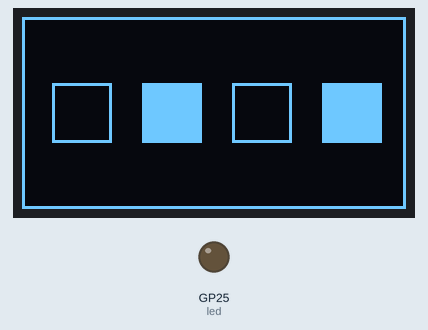
This program was run on a simulated Raspberry Pi Pico running MicroPython. Shown: 128×64 one-colour display, output pins drawn as LEDs (lit = HIGH). Dashed ring = blinking. The clock reads 2024-03-15 10:24:30 at power-on unless the program sets it; pins used as bus, display or sensor lines are not drawn; what the program prints to the serial console is not drawn.

Above: at 4.2 s.
At 13.3 s:
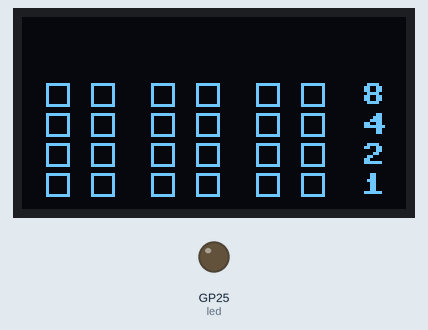
At 14.98 s:
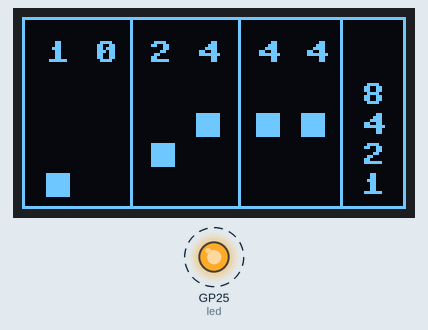
At 19.9 s:
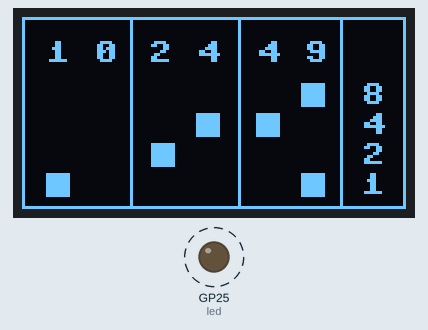
Timing chart, 0 to 22.0 s (numbered marks = the images above):
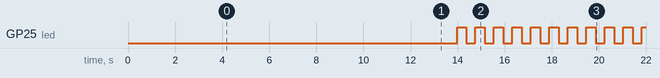

Measured:
- by itself, GP25 (led): alternates HIGH for 0.39 s and LOW for 0.39 s
- what the display in image 0 shows lasts 1.1 s, from 4.2 s to 5.3 s
- what the display in image 1 shows lasts 0.5 s, from 13.2 s to 13.7 s
- what the display in image 2 shows lasts 0.5 s, from 14.7 s to 15.2 s

The program:

BinaryClock_OLED.py
```python
from machine import Pin, SPI
from machine import RTC
import framebuf
import time

DC = 8
RST = 12
MOSI = 11
SCK = 10
CS = 9

def binary_clock_main():
    """ Main Program"""
    ' Parameter'
    led = Pin(25, Pin.OUT)

    ' Demo OLED'
    OLED = OLED_1inch3()
    OLED.fill(0x0000)
    OLED.show()
    OLED.rect(0, 0, 128, 64, OLED.white)
    time.sleep(0.5)
    OLED.show()
    OLED.rect(10, 22, 20, 20, OLED.white)
    time.sleep(0.5)
    OLED.show()
    OLED.fill_rect(40, 22, 20, 20, OLED.white)
    time.sleep(0.5)
    OLED.show()
    OLED.rect(70, 22, 20, 20, OLED.white)
    time.sleep(0.5)
    OLED.show()
    OLED.fill_rect(100, 22, 20, 20, OLED.white)
    time.sleep(0.5)
    OLED.show()
    time.sleep(1)

    ' Clear display '
    OLED.fill(0x0000)

    ' 1. Row - 6x Left to Right 10x10px tile        '
    '   Space 10 between 2 cols,                    '
    '   Space 15 between Group of 2 cols            '
    # OLED.rect(0, 54, 10, 10, OLED.white)
    # OLED.show()
    # OLED.rect(15, 54, 10, 10, OLED.white)
    # OLED.show()
    # OLED.rect(35, 54, 10, 10, OLED.white)
    # OLED.show()
    # OLED.rect(50, 54, 10, 10, OLED.white)
    # OLED.show()
    # OLED.rect(70, 54, 10, 10, OLED.white)
    # OLED.show()
    # OLED.rect(85, 54, 10, 10, OLED.white)
    # OLED.text("1", 100, 54, OLED.white)

    ' 1. to 4. Row - 6x Left to Right 10x10px tile  '
    '   Space 10 between 2 cols,                    '
    '   Space 15 between Group of 2 cols            '
    # y_pos = 54
    # b2d = 1
    # for i in range(4):
    #     OLED.rect(0, y_pos, 10, 10, OLED.white)
    #     OLED.show()
    #     OLED.rect(15, y_pos, 10, 10, OLED.white)
    #     OLED.show()
    #     OLED.rect(35, y_pos, 10, 10, OLED.white)
    #     OLED.show()
    #     OLED.rect(50, y_pos, 10, 10, OLED.white)
    #     OLED.show()
    #     OLED.rect(70, y_pos, 10, 10, OLED.white)
    #     OLED.show()
    #     OLED.rect(85, y_pos, 10, 10, OLED.white)
    #     OLED.show()
    #     OLED.text(str(b2d), 100, y_pos, OLED.white)
    #     OLED.show()
    #     y_pos = y_pos - 10 - 5
    #     b2d = b2d * 2

    ' 1. to 4. Row - 6x Left to Right 10x10px tile  '
    '   Space 10 between 2 cols,                    '
    '   Space 15 between Group of 2 cols            '
    y_pos = 52
    b2d = 1
    for y_row in range(4):
        x_pos = 8
        for x_col in range(6):
            OLED.rect(x_pos, y_pos, 8, 8, OLED.white)
            OLED.show()
            if x_col % 2:
                x_pos = x_pos + 20
            else:
                x_pos = x_pos + 15
        OLED.text(str(b2d), x_pos, y_pos, OLED.white)
        OLED.show()
        y_pos = y_pos - 8 - 2
        b2d = b2d * 2

    ' Rectangle/Border line whole display'
    OLED.rect(0, 0, 128, 64, OLED.white)
    OLED.line(36, 0, 36, 64, OLED.white)
    OLED.line(72, 0, 72, 64, OLED.white)
    OLED.line(106, 0, 106, 64, OLED.white)
    OLED.show()

    ' Decimal Time placeholder'
    OLED.text("H H", 8, 8, OLED.white)
    OLED.text("M M", 42, 8, OLED.white)
    OLED.text("S S", 78, 8, OLED.white)
    OLED.show()

    ' Init RTC'
    rtc = RTC()

    ' Loop Refreshing Display'
    while True:
        ' Toggle LED Light'
        led.toggle()

        ' Get current Date and Time'
        Y, M, D, W, H, M, S, SS = rtc.datetime()
        # print(H, M, S)

        ' Hours decimal'
        H_f = "{:02d}".format(H)
        OLED.fill_rect(8, 8, 24, 8, OLED.balck)
        OLED.text(H_f[:1] + " " + H_f[-1:], 8, 8, OLED.white)
        ' Minutes decimal'
        M_f = "{:02d}".format(M)
        OLED.fill_rect(42, 8, 24, 8, OLED.balck)
        OLED.text(M_f[:1] + " " + M_f[-1:], 42, 8, OLED.white)
        ' Seconds decimal'
        S_f = "{:02d}".format(S)
        OLED.fill_rect(78, 8, 24, 8, OLED.balck)
        OLED.text(S_f[:1] + " " + S_f[-1:], 78, 8, OLED.white)

        ' Hours binary'
        bcd_at(OLED, H, 1)
        ' Minutes binary'
        bcd_at(OLED, M, 3)
        ' Seconds binary'
        bcd_at(OLED, S, 5)

        ' Refresh Display OLED'
        OLED.show()

        ' Nothing to do > Sleeping...'
        time.sleep(0.1)


def binary_at(disp, d, x):
    """ Display on OLED using tiles """
    ' Format Description'
    ' :0 means filling up with zeros'
    ' > means right alignment'
    ' 4b means convert to 4 digit binary'
    b_f = "{:0>4b}".format(d)
    # print(x, b_f)

    ' Divide string into 4 bit-string'
    b_f8 = b_f[0:1]     # Left char - Bit 8
    b_f4 = b_f[1:2]     # One char Pos. 2 - Bit 4
    b_f2 = b_f[2:3]     # One char Pos. 3 - Bit 2
    b_f1 = b_f[-1:]     # Right char - Bit 1

    ' Re-Write Tiles '
    if x == 1:
        x_pos = 8
    elif x == 2:
        x_pos = 23
    elif x == 3:
        x_pos = 43
    elif x == 4:
        x_pos = 58
    elif x == 5:
        x_pos = 78
    elif x == 6:
        x_pos = 93

    if b_f1 == "0":
        disp.fill_rect(x_pos, 52, 8, 8, disp.balck)
    else:
        disp.fill_rect(x_pos, 52, 8, 8, disp.white)
    if b_f2 == "0":
        disp.fill_rect(x_pos, 42, 8, 8, disp.balck)
    else:
        disp.fill_rect(x_pos, 42, 8, 8, disp.white)
    if b_f4 == "0":
        disp.fill_rect(x_pos, 32, 8, 8, disp.balck)
    else:
        disp.fill_rect(x_pos, 32, 8, 8, disp.white)
    if b_f8 == "0":
        disp.fill_rect(x_pos, 22, 8, 8, disp.balck)
    else:
        disp.fill_rect(x_pos, 22, 8, 8, disp.white)

    ' Code for displaying on 8x8 Matrix'
    # y = 7
    # while y > 1:
    #     bit = d & 0x01
    #     print(d, x, y, bit)
    #     if bit == 1:
    #         disp.pixel(x, y, 1)
    #     y = y - 1
    #     d = d >> 1


def bcd_at(disp, b, x):
    """ Value To Decimal digit 1 (High) & 2 (Low) """
    d1 = b // 10
    d2 = b % 10
    # print(b, d1, d2)
    binary_at(disp, d1, x)
    binary_at(disp, d2, x+1)


class OLED_1inch3(framebuf.FrameBuffer):

    def __init__(self):
        self.width = 128
        self.height = 64

        self.cs = Pin(CS, Pin.OUT)
        self.rst = Pin(RST, Pin.OUT)

        self.cs(1)
        self.spi = SPI(1)
        self.spi = SPI(1, 2000_000)
        self.spi = SPI(1, 20000_000, polarity=0, phase=0, sck=Pin(SCK), mosi=Pin(MOSI), miso=None)
        self.dc = Pin(DC, Pin.OUT)
        self.dc(1)
        self.buffer = bytearray(self.height * self.width // 8)
        super().__init__(self.buffer, self.width, self.height, framebuf.MONO_HMSB)
        self.init_display()

        self.white = 0xffff
        self.balck = 0x0000

    def write_cmd(self, cmd):
        """Write Command via SPI"""
        self.cs(1)
        self.dc(0)
        self.cs(0)
        self.spi.write(bytearray([cmd]))
        self.cs(1)

    def write_data(self, buf):
        """Write Data via SPI"""
        self.cs(1)
        self.dc(1)
        self.cs(0)
        self.spi.write(bytearray([buf]))
        self.cs(1)

    def init_display(self):
        """ Initialize display """
        self.rst(1)
        time.sleep(0.001)
        self.rst(0)
        time.sleep(0.01)
        self.rst(1)

        self.write_cmd(0xAE)  # turn off OLED display

        self.write_cmd(0x00)  # set lower column address
        self.write_cmd(0x10)  # set higher column address

        self.write_cmd(0xB0)  # set page address

        self.write_cmd(0xdc)  # et display start line
        self.write_cmd(0x00)
        self.write_cmd(0x81)  # contract control
        self.write_cmd(0x6f)  # 128
        self.write_cmd(0x21)  # Set Memory addressing mode (0x20/0x21) #

        self.write_cmd(0xa0)  # set segment remap
        self.write_cmd(0xc0)  # Com scan direction
        self.write_cmd(0xa4)  # Disable Entire Display On (0xA4/0xA5)

        self.write_cmd(0xa6)  # normal / reverse
        self.write_cmd(0xa8)  # multiplex ratio
        self.write_cmd(0x3f)  # duty = 1/64

        self.write_cmd(0xd3)  # set display offset
        self.write_cmd(0x60)

        self.write_cmd(0xd5)  # set osc division
        self.write_cmd(0x41)

        self.write_cmd(0xd9)  # set pre-charge period
        self.write_cmd(0x22)

        self.write_cmd(0xdb)  # set vcomh
        self.write_cmd(0x35)

        self.write_cmd(0xad)  # set charge pump enable
        self.write_cmd(0x8a)  # Set DC-DC enable (a=0:disable; a=1:enable)
        self.write_cmd(0XAF)

    def show(self):
        """Write Framebuffer to Display > Show"""
        self.write_cmd(0xb0)
        for page in range(64):
            self.column = 63 - page
            self.write_cmd(0x00 + (self.column & 0x0f))
            self.write_cmd(0x10 + (self.column >> 4))
            for num in range(16):
                self.write_data(self.buffer[page * 16 + num])
                print(page, num, page * 16 + num)


if __name__ == '__main__':
    binary_clock_main()
```
